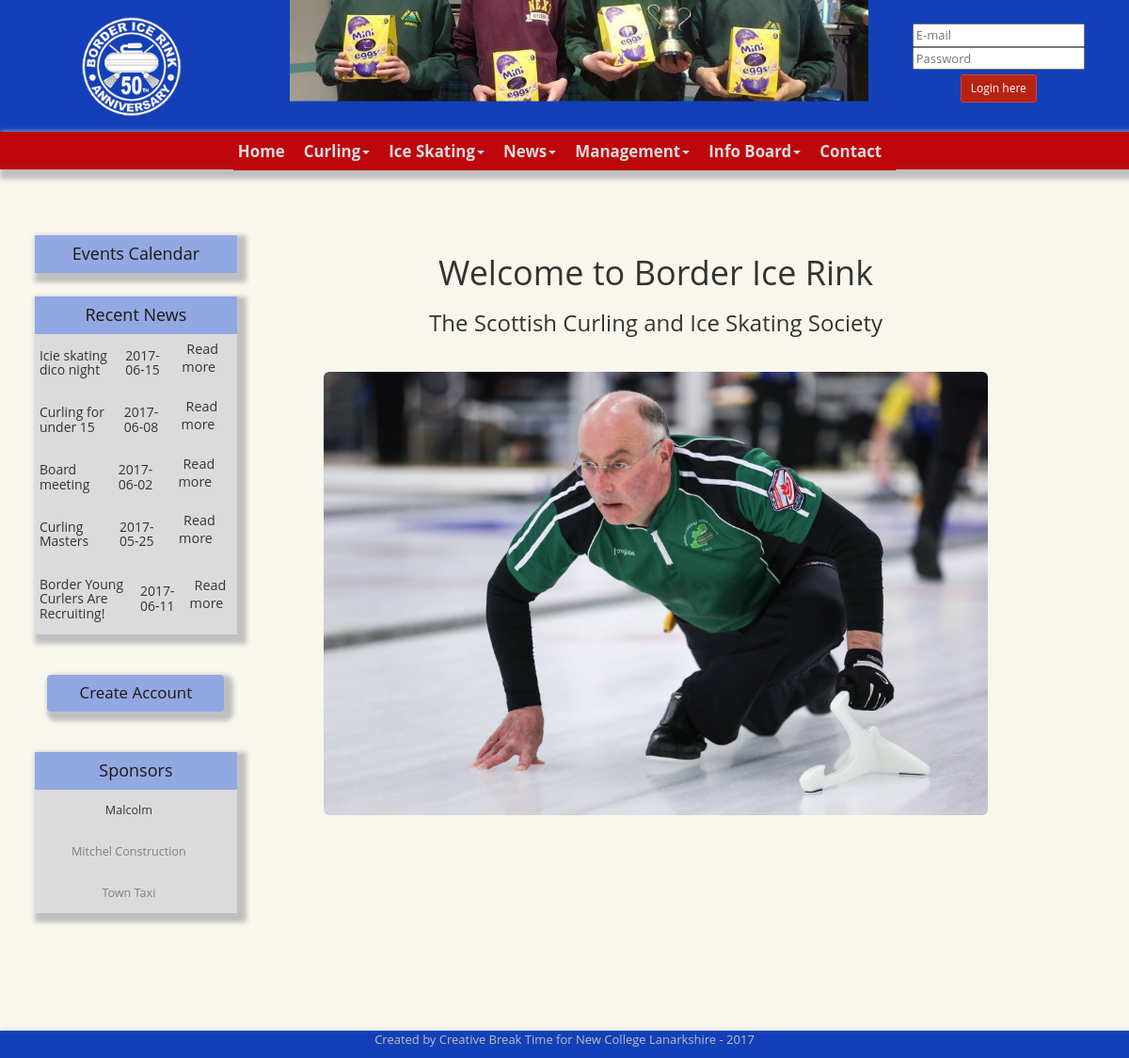
The page / on the database its author committed.
### tables this page shows
CREATE TABLE `news` (
  `IDnews` int(5) NOT NULL,
  `date` date NOT NULL,
  `title` varchar(200) NOT NULL,
  `image` varchar(200) NOT NULL,
  `author` varchar(25) NOT NULL,
  `content` varchar(10000) NOT NULL
);

CREATE TABLE `sponsors` (
  `IDsponsor` int(4) NOT NULL,
  `sponsorName` varchar(50) NOT NULL,
  `sponsorLink` varchar(200) NOT NULL,
  `sponsorEmail` varchar(40) NOT NULL,
  `sponsorPhone` int(15) NOT NULL,
  `sponsorAddress` varchar(200) NOT NULL,
  `sponsorPostcode` varchar(8) NOT NULL,
  `sponsorLogo` varchar(150) NOT NULL
);

### inc/newsListshort.php (the view)
<?php
include "connaddress.php";?>
    <div class="container-fluid leftcontent center">
        <?php
    $query="SELECT * FROM news";
    $result=mysqli_query($conn, $query);
    while($row=mysqli_fetch_array($result)){
        $title=$row['title'];
        $date=$row['date'];
         ?>
            <table class="table-condensed">
                <tr>
                    <td>
                        <h5><?php echo "$title"?></h5>
                    </td>
                    <td>
                        <h5><?php echo "$date"?></h5>
                    </td>
                    <td class="">
                      <p>
                        <a href="news.php">Read more</a>
                      </p>
                    </td>
                </tr>
            </table>
            <?php
    }
?>
    </div>

### index.php (shortened to what this page needs)
<?php
include "inc/connaddress.php";
?>
    <html>
    <!DOCTYPE HTML>
    <head>
        <link rel="stylesheet" href="http://maxcdn.bootstrapcdn.com/bootstrap/3.3.7/css/bootstrap.min.css">
        <link rel="stylesheet" type="text/css" href="css/main.css">
    </head>
    <body>
        <header class="shadow">
            <?php include 'inc/nav.php'; ?>
        </header>
        <main class="shadow">
            <div id="midbar" class="row">
                <div id="lside" class="col-sm-4 col-md-3 col-lg-3 container-fluid">
                    <div id="calendar" class="container-fluid shadow  hidden-xs">
                        <h4>Events Calendar</h4>
                        <?php include 'inc/calendar/cal.php'; ?>
                    </div>
                    <div id="newsbox" class="container-fluid shadow leftbox">
                        <h4>Recent News</h4>
                        <div class="leftcontent">
                            <?php include 'inc/newsListshort.php'; ?> </div>
                    </div>
                    <div class="container-fluid">
                        <?php include 'inc/userform.php';?>
                    </div>
                    <div id="sponsors" class="container-fluid shadow leftbox hidden-xs">
                        <h4>Sponsors</h4>
                        <div class="leftcontent">
                            <?php include 'inc/sponsorListshort.php'; ?> </div>
                    </div>
                </div>
                <div id="rside" class="col-sm-8 col-md-9 col-lg-8 container-fluid">
                    <section>
                        <header>
                            <h1>Welcome to Border Ice Rink</h1> </header>
                        <main>
                            <h3>The Scottish Curling and Ice Skating Society</h3>
                            <br />
                            <div class="container-fluid image"> <img src="img/web/curling1.jpg" alt="curling man" class="img img-responsive img-rounded"> </div>
                        </main>
                    </section>
                </div>
            </div>
        </main>
        <footer class="shadow">
            <div id="bottom" class="row">
                <p> Created by Creative Break Time for New College Lanarkshire - 2017 </p>
            </div>
        </footer>
    </body>
    </html>

### inc/nav.php (shortened to what this page needs)
<div class="navbar-fixed-top">
    <div id="banner" class="row shadow">
        <div id="logo" class="col-xs-5 col-sm-6 col-md-2 col-lg-3">
            <div>
                <a href="index.php"><img src="img/web/logowhite.png" alt="Border Ice Ring Logo" class="logo img-responsive" /></a>
            </div>
        </div>
        <div id="slider" class="col-xs-0 hidden-xs hidden-sm col-sm-0 col-md-7 col-lg-6">
            <?php include 'slider.php';?>
        </div>
        <div id="login" class="col-xs-7 col-sm-6 col-md-3 col-lg-3">
            <div>
                <?php
               if(isset($_SESSION['username'])) {
                   echo '<p class="username"> Hello, '. $_SESSION["username"] . '</p>';
                   echo '<a href="inc/logout.php">LOG OUT</a>';
                   unset($_SESSION['error']);
               } else { ?>
                    <form name="loginform" method="post" action="inc/loginCheck.php">
                        <input type="text" name="username" placeholder="E-mail">
                        <br>
                        <input type="password" name="password" placeholder="Password">
                        <br>
                        <input type="submit" name="login" value="Login here" class="btn btn-sm btn-danger"> </form>
                    <?php
          }
          ?>
            </div>
        </div>
    </div>
    <nav class="navbar shadow">
        <div class="container-fluid">
            <div class="collapse navbar-collapse" id="myNavbar">
                <ul class="nav navbar-nav">
                    <li> <a href="index.php">Home</a> </li>
                    <li class="dropdown"> <a class="dropdown-toggle" data-toggle="dropdown" href="curling.php">Curling<span class="caret"></span></a>
                    </li>
                    <li class="dropdown"> <a class="dropdown-toggle" data-toggle="dropdown" href="skating.php">Ice Skating<span class="caret"></span></a>
                    </li>
                    <li class="dropdown"> <a class="dropdown-toggle" data-toggle="dropdown" href="news.php">News<span class="caret"></span></a>
                    </li>
                    <li class="dropdown"> <a class="dropdown-toggle" data-toggle="dropdown" href="staff.php">Management<span class="caret"></span></a>
                    </li>
                    <li class="dropdown"> <a class="dropdown-toggle" data-toggle="dropdown" href="info.php">Info Board<span class="caret"></span></a>
                    </li>
                    <li> <a href="contact.php">Contact</a> </li>
                </ul>
            </div>
        </div>
    </nav>
</div>

### inc/slider.php (shortened to what this page needs)
<!DOCTYPE html>
<html>
<head>
</head>
<body style="padding:0px; margin:0px; background-color:#fff;font-family:'Open Sans',sans-serif,arial,helvetica,verdana">
    <div id="jssor_1" style="position:relative;margin:0 auto; margin-top:0px;top:0px;left:0px;width:800px;height:140px;overflow:hidden;visibility:hidden;">
        <div data-u="slides" style="cursor:default;position:relative;top:0px;left:0px;width:800px;height:140px;overflow:hidden;">
            <div data-p="112.50"> <img data-u="image" src="img/web/s2.jpg" alt="slider image" /> </div>
            <div> <img data-u="image" src="img/web/s7.jpg" alt="slider image" /> </div> <a data-u="any" href="https://www.jssor.com/wordpress.html" style="display:none">wordpress slideshow</a> </div>
        <span data-u="arrowleft" class="jssora02l" style="top:0px;left:8px;width:55px;height:55px;" data-autocenter="2"></span> <span data-u="arrowright" class="jssora02r" style="top:0px;right:8px;width:55px;height:55px;" data-autocenter="2"></span> </div>
</body>
</html>

### inc/calendar/cal.php (shortened to what this page needs)
<!DOCTYPE html>
<html lang="en">
	<link rel="stylesheet" href="inc/calendar/css/calendar.css" media="screen">
</html>

### inc/userform.php (shortened to what this page needs)
<div id="register" class="container-fluid">
    <br />
    <input type="button" id="showhide" onclick="toggle_visibility('hidingdiv');" value="Create Account" class="shadow btn btn-hide">
    <br />
    <br /> </div>

### inc/sponsorListshort.php (shortened to what this page needs)
<?php
include "connaddress.php";?>
    <div class="container-fluid leftcontent center">
        <?php
    $query="SELECT * FROM sponsors";
    $result=mysqli_query($conn, $query);
    while($row=mysqli_fetch_array($result)){
        $sponsorName=$row['sponsorName'];
        $sponsorLink=$row['sponsorLink'];
         ?>
            <table class="table-condensed center">
                <tr>
                    <td>
                        <h5><a href='<?php echo "$sponsorLink"?>'><?php echo "$sponsorName"?></a></h5>
                    </td>
                    <td>
                    </td>
                    <td>
                    </td>
                </tr>
            </table>
            <?php
    }
?>
</div>

### css/main.css (style rules this page uses)
body { font-family: "Trebuchet MS", "Lucida Grande", Arial, Helvetica, sans-serif; background-color: #f9f7ed; font-size: small; text-align:center; }
header { width:100%; left:0; top:0; z-index:999; }
#midbar { background-color: #f9f7ed; padding-top:250px; padding-bottom:100px; padding-right:10px; padding-left:10px; margin-right:0px; }
#calendar { width:80%; margin:0 auto; padding-left:0px; padding-right:0px; background:#92a8e3; color:#1c180e; }
.leftbox { width:80%; background:#92a8e3; margin-top:25px; margin-bottom:25px; color:#1c180e; padding:0px; }
.leftcontent { background-color:#dbdbdb; width:100%; min-height:50px; margin-bottom:0px; padding:0px; }
#rside { padding-right:15px; padding-left:25px; }
#bottom { background:#1340b8; color:#bfbfbf; }
.logo { height:108px; }
.image { margin:10px; float:left; clear: both; }
#showhide { width:90% }
.center { margin:0 auto; }
.img-responsive { display:flex; align-content: center; margin:0 auto; }
.btn-hide { width:100%; margin:0 auto; color:#1c180e; font-size:1.3em; background-color: #92a8e3; }
.btn-danger { margin-top:5px; background-color: #b82213; }
.shadow { box-shadow: 5px 5px 5px 5px #bfbfbf; }
nav { height:40px; background-color:#b82213; display: flex; justify-content: space-around; box-sizing: border-box; align-items: center; flex-flow: column wrap; text-align: center; }
#banner { height:140px; background-color:#1340b8; align-items: center; }
#logo { max-height:140px; }
#slider { max-height:140px; }
#login { max-height:140px; margin-top: 25px; align-content: center; }
nav ul, nav li { margin-left: 0px; padding-left: 0px; }
.navbar-nav>li>a { padding-top: 10px; padding-bottom: 10px; font-size: 1.3em; color: #dbdbdb; text-decoration: none; padding-left: 5px; }
.navbar { min-height:35px; margin-bottom:0px; border-radius:0; }
.navbar-collapse { background-color: #bd070d; }
nav { box-sizing: border-box; padding: 0%; background-color: #bd070d; margin-bottom: 1%; width: 100%; height: 40px; font-weight: bold; }
a:link { font-size:0.9em; color: #37352f; text-decoration: none; padding-left: 5px; vertical-align: middle; }

### inc/slider.php (style rules this page uses)
.jssora02l, .jssora02r { display: block; position: absolute; width: 55px; height: 55px; cursor: pointer; background: url('img/a02.png') no-repeat; overflow: hidden; }
.jssora02l { background-position: -3px -33px; }
.jssora02r { background-position: -63px -33px; }

### rows shown on the page
news: title "Icie skating dico night", date "2017-06-15"
news: title "Curling for under 15", date "2017-06-08"
news: title "Board meeting", date "2017-06-02"
news: title "Curling Masters", date "2017-05-25"
news: title "Border Young Curlers Are Recruiting!", date "2017-06-11"
sponsors: sponsorName "Malcolm"
sponsors: sponsorName "Mitchel Construction"
sponsors: sponsorName "Town Taxi"
